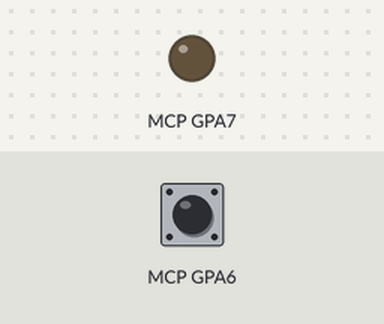
The program below on a simulated Raspberry Pi (BCM pin numbers). On the bench: output pins drawn as LEDs (lit = HIGH). The test bench sets the inputs (shaded band); at power-on: MCP GPA6 HIGH. Library files of the repository ran but are not shown: mcp23008.py.

Above: at 1.7 s.
1.8 s: MCP GPA6 pulled LOW for 0.15 s
At 1.92 s:
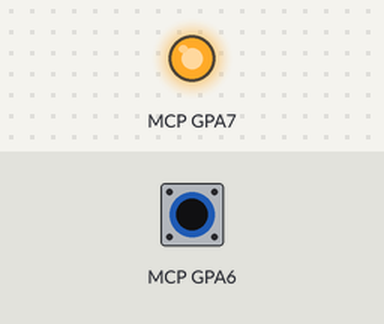
3.5 s: MCP GPA6 pulled LOW for 3.2 s
At 7.1 s:
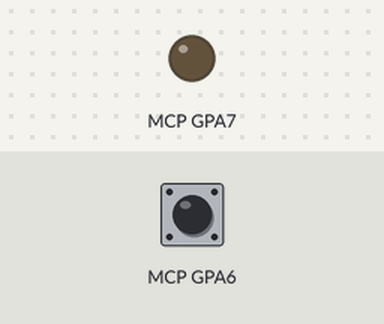
Timing chart, 0 to 8.6 s (numbered marks = the images above; inputs shaded):
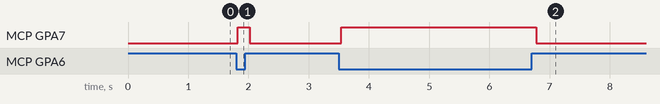

The program:

buttonled_example.py
```python
from time import sleep
import mcp23008 as mcp

buttonpin=6
ledpin=7

dev=mcp.mcp23008()
dev.set_address(0x20)
dev.set_bus(1)
dev.begin()
dev.set_direction(ledpin,dev.OUTPUT)
dev.set_direction(buttonpin,dev.INPUT)
dev.set_pullup(buttonpin,dev.ENABLE)
sleep(0.5)
while 1:
    but=1-dev.gpio(buttonpin)
    dev.set_gpio(ledpin,but)
    sleep(0.1)
```

Measured:
- after the input at 1.8 s, MCP GPA7: LOW → HIGH at once, → LOW 0.20 s later
- after the input at 3.5 s, MCP GPA7: LOW → HIGH at once, → LOW 3.2 s later
